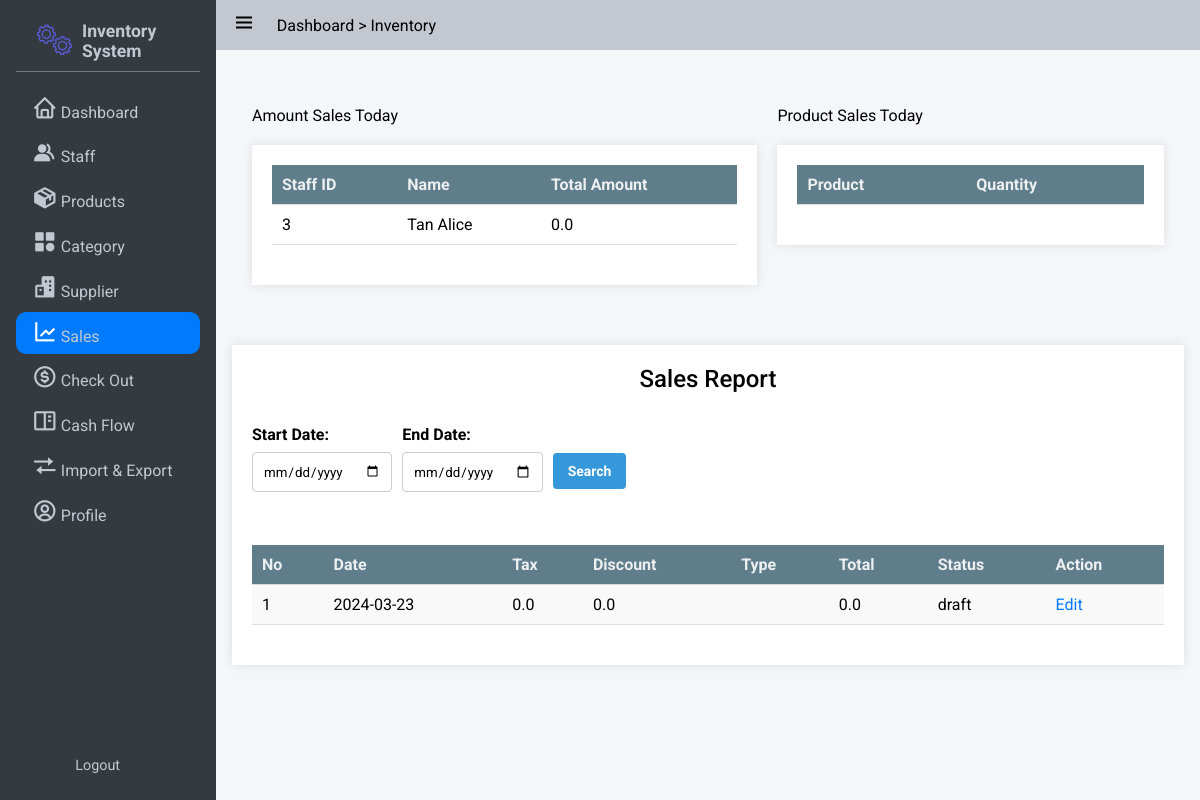
Screenshot of /sales/ (signed in) with the database file from the repository.
### app/models/sale.py (models this page shows, shortened)
class Sale(db.Model):
    id = db.Column(db.Integer, primary_key=True)
    Staff_id = db.Column(db.String, db.ForeignKey('users.id'), nullable=False)
    Date = db.Column(db.Date, nullable=False)
    Tax = db.Column(db.Float, nullable=True)
    Discount = db.Column(db.Float, nullable=True)
    Type_Payment = db.Column(db.String, nullable=True) # EG: Cash, E-Wallet, Other
    No_Refer = db.Column(db.String, nullable=True) # EG: duitnow id
    Total = db.Column(db.Float, nullable=False)
    Status =  db.Column(db.String, nullable=False) # E.g: Paid, Daft
    Sale_items = db.relationship('Sale_Item',backref='sale',lazy=True)  # Improved loading

### app/sale/sale_routers.py (the view)
@bp.route('/', methods=['GET','POST'])
def sales_index():
    sales, product_totals,staff_totals = get_Info()
    return render_template('sales/index.html',sales = sales,products = product_totals,staff_totals = staff_totals,date = date)

### app/auth.py (called while the page is built)
@login_manager.user_loader
def load_user(user_id):
    return User.query.get(int(user_id))

### app/sale/sale_routers.py (called while the page is built)
def get_Info():
    sales = Sale.query.order_by(Sale.Status).all()
    product_query_totals = db.session.query(Product.Name,db.func.sum(Sale_Item.Quantity).label("Quantity")).filter(Sale.Date == date.today(),Sale.id == Sale_Item.Report_id,Sale.Status == "paid",Inventory.Product_id == Product.id,Inventory.id == Sale_Item.Inventory_id).group_by(Product.Name).all()
    staff_query_totals = db.session.query(Sale.Staff_id,(User.Last_Name + ' ' + User.First_Name).label('Name'),db.func.sum(Sale.Total).label("Total_Amount"))\
                            .filter(Sale.Date == date.today(),User.id == Sale.Staff_id)\
                            .group_by(Sale.Staff_id)\
                            .all()
    return sales, product_query_totals, staff_query_totals

### app/templates/sales/index.html (shortened to what this page needs)
{% extends 'base.html' %}
{% block css_style %}
    <link rel="stylesheet" href="{{url_for('static',filename='css/flex.css')}}">
    <link rel="stylesheet" href="{{url_for('static',filename='css/grid.css')}}">
    <link rel="stylesheet" href="{{url_for('static',filename='css/table.css')}}">
    <link rel="stylesheet" href="{{url_for('static',filename='css/form.css')}}">
    <link rel="stylesheet" href="{{url_for('static',filename='css/modal.css')}}">
{% endblock %}
{% block nav_report %}active{% endblock %}
{% block content %}
    <div class="grid-container two-grid">
        <div class="">
            Amount Sales Today
            <div class="table-container maxheight full_width scrollable">
                <table class="scrollable">
                    <thead>
                        <tr>
                            <th>Staff ID</th>
                            <th>Name</th>
                            <th>Total Amount</th>
                        </tr>
                    </thead>
                    <tbody>
                       {% for record in staff_totals %}
                       <tr>
                           <td>{{record.Staff_id}}</td>
                           <td>{{record.Name}}</td>
                           <td>{{record.Total_Amount}}</td>
                        </tr>
                       {% endfor %}
                    </tbody>
                </table>
            </div>
        </div>
        <div class="">
            Product Sales Today
                <div class="table-container maxheight scrollable full_width">
                <table class="">
                    <thead>
                        <tr>
                           <th>Product</th>
                           <th>Quantity</th>
                        </tr>
                    </thead>
                </table>
            </div>
        </div>
    </div>
    <div class="table-container scrollable">
        <h3>Sales Report</h3>
        <form action="{{url_for('sale.search_sales')}}" method="GET">
            <div class="flex flex-start-center">
                <div class="" style="margin: 0 10px 0 0;">
                     <label for="start_date">Start Date:</label>
                    <input type="date" id="start_date" name="start_date" required>
                </div>
                <div class="">
                    <label for="end_date">End Date:</label>
                    <input type="date" id="end_date" name="end_date" required>
                </div>
                <button type="submit" class="button info" style="margin: 10px 0 0 10px;">Search</button>
            </div>
        </form>
        <br><br>
        <table>
            <tr>
                <th>No</th>
                <th>Date</th>
                <th>Tax</th>
                <th>Discount</th>
                <th>Type</th>
                <th>Total</th>
                <th>Status</th>
                <th>Action</th>
            </tr>
            {% for sale in sales %}
            <tr>
                <td>{{sale.id}}</td>
                <td>{{sale.Date}}</td>
                <td>{{sale.Tax}}</td>
                <td>{{sale.Discount}}</td>
                <td>{{sale.Type_Payment}}</td>
                <td>{{sale.Total}}</td>
                <td>{{sale.Status}}</td>
                {% if sale.Status == "draft" %}
                <td><a href="{{url_for('sale.show_checkout_page')}}">Edit</a></td>
                {% else %}
                <td><a href="{{url_for('sale.get_sale_detail',id = sale.id)}}">view</a></td>
                {% endif %}
            </tr>
            {% endfor %}
        </table>
    </div>
{% endblock %}

### app/static/css/button.css (style rules this page uses)
:root { --primary-color: #3498db; --secondary-color: #2ecc71; --accent-color: #e74c3c; --background-color: #ecf0f1; --link-color: #2980b9; --border-color: #bdc3c7; --success-color: #27ae60; --warning-color: #f39c12; --error-color: #c0392b; --info-color: #3498db; --dark-color: #34495e; --light-color: #ecf0f1; --gray-color: #7f8c8d; --purple-color: #9b59b6; --pink-color: #e91e63; --teal-color: #009688; --orange-color: #e67e22; --brown-color: #795548; --cyan-color: #00bcd4; --indigo-color: #3f51b5; --lime-color: #cddc39; --amber-color: #ffc107; --deep-purple-color: #673ab7; --deep-orange-color: #ff5722; --light-green-color: #8bc34a; --blue-gray-color: #607d8b; --yellow-color: #ffeb3b; }
.button { display: inline-block; padding: 10px 15px; font-size: 14px; font-weight: bold; text-align: center; text-decoration: none; color: #fff; border: none; border-radius: 4px; cursor: pointer; transition: background-color 0.3s ease; }
.info { background-color: var(--info-color); color: #fff; }

### app/static/css/style.css (style rules this page uses)
:root { --text-color:#212529; --text-color-grey:#c2c7d0; --text-color-dark-grey:#898989; --main-color:#007bff; --main-color-hover:#228dff; --second-color:; --second-color-hover:; --white-color:#fff; --bg-color-dark:#343a40; --bg-color-second-light:#dee2e6; --bg-color-light:#f4f6f9; --toggle-color:#ddd; --red-color:#dc3545; --dark-yellow-color:#ffc107; --yellow-color:#ffc107; --sidebar-width:18%; }
* { font-family: 'Roboto', sans-serif; margin: 0; padding: 0; box-sizing: border-box; scrollbar-width: none; }
a { text-decoration: none; color: var(--main-color); }
body { width: 100vw; height: 100vh; background: #e9ecef; position: relative; }
input { padding: 10px; box-sizing: border-box; border: 1px solid #ccc; border-radius: 4px; }

### app/static/css/flex.css (style rules this page uses)
.flex { display: flex; }
.flex-start-center { justify-content: flex-start; align-items: center; }

### app/static/css/grid.css (style rules this page uses)
.grid-container { display: grid; gap: 20px; margin: 20px auto; padding: 20px; }
.two-grid { display: grid; grid-template-columns: auto auto; }

### app/static/css/table.css (style rules this page uses)
.table-container { margin: 20px auto; background-color: #ffffff; padding: 20px; box-shadow: 0 0 10px rgba(0, 0, 0, 0.1); }
.scrollable { overflow: scroll; }
.table-container h3 { font-size: 1.5rem; font-weight: 500; text-align: center; margin-bottom: 2rem; }
table { width: 100%; border-collapse: collapse; margin-bottom: 20px; }
th { background-color: var(--blue-gray-color); color:var(--background-color); padding: 10px; text-align: left; font-weight: bold; }
tr { border-bottom: 1px solid #ddd; }
tr:nth-child(even) { background-color: #f9f9f9; }
td { padding: 10px; }

### app/static/css/form.css (style rules this page uses)
form { margin: 0; padding: 0; border: 0; }
form label { display: block; margin-bottom: 8px; font-weight: bold; }
form input[type="text"], form input[type="email"], form input[type="password"], form input[type="number"], form input[type="date"], form select, form textarea { width: 100%; padding: 10px; margin-bottom: 15px; box-sizing: border-box; border: 1px solid #ccc; border-radius: 4px; }

### rows the page displays
Sale: id "1", Date "2024-03-23", Tax "0.0", Discount "0.0", Total "0.0", Status "draft"

### other values shown
{{ record.Staff_id }} "3"
{{ record.Name }} "Tan Alice"
{{ record.Total_Amount }} "0.0"
